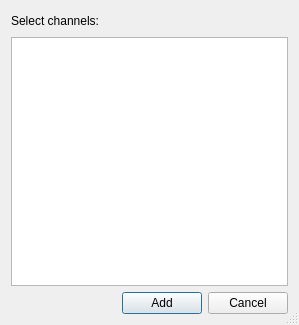
<?xml version="1.0" encoding="UTF-8"?>
<ui version="4.0">
 <class>AwAddTargetChannelsUI</class>
 <widget class="QDialog" name="AwAddTargetChannelsUI">
  <property name="geometry">
   <rect>
    <x>0</x>
    <y>0</y>
    <width>299</width>
    <height>325</height>
   </rect>
  </property>
  <property name="windowTitle">
   <string>Add targets</string>
  </property>
  <property name="windowIcon">
   <iconset resource="../../resources/AnyWave.qrc">
    <normaloff>:/images/AnyWave_logo.jpg</normaloff>:/images/AnyWave_logo.jpg</iconset>
  </property>
  <property name="sizeGripEnabled">
   <bool>true</bool>
  </property>
  <property name="modal">
   <bool>true</bool>
  </property>
  <layout class="QGridLayout" name="gridLayout">
   <item row="0" column="0">
    <layout class="QVBoxLayout" name="verticalLayout">
     <item>
      <layout class="QHBoxLayout" name="horizontalLayout">
       <item>
        <widget class="QLabel" name="label_2">
         <property name="sizePolicy">
          <sizepolicy hsizetype="Preferred" vsizetype="Fixed">
           <horstretch>0</horstretch>
           <verstretch>0</verstretch>
          </sizepolicy>
         </property>
         <property name="text">
          <string>Select channels:</string>
         </property>
        </widget>
       </item>
       <item>
        <spacer name="horizontalSpacer_2">
         <property name="orientation">
          <enum>Qt::Horizontal</enum>
         </property>
         <property name="sizeHint" stdset="0">
          <size>
           <width>40</width>
           <height>20</height>
          </size>
         </property>
        </spacer>
       </item>
      </layout>
     </item>
     <item>
      <widget class="QListWidget" name="listWidgetAvailable">
       <property name="editTriggers">
        <set>QAbstractItemView::NoEditTriggers</set>
       </property>
       <property name="selectionMode">
        <enum>QAbstractItemView::ExtendedSelection</enum>
       </property>
      </widget>
     </item>
     <item>
      <layout class="QHBoxLayout" name="horizontalLayout_2">
       <item>
        <spacer name="horizontalSpacer">
         <property name="orientation">
          <enum>Qt::Horizontal</enum>
         </property>
         <property name="sizeHint" stdset="0">
          <size>
           <width>40</width>
           <height>20</height>
          </size>
         </property>
        </spacer>
       </item>
       <item>
        <widget class="QPushButton" name="pushButton">
         <property name="text">
          <string>Add</string>
         </property>
        </widget>
       </item>
       <item>
        <widget class="QPushButton" name="pushButton_2">
         <property name="text">
          <string>Cancel</string>
         </property>
        </widget>
       </item>
      </layout>
     </item>
    </layout>
   </item>
  </layout>
 </widget>
 <layoutdefault spacing="6" margin="11"/>
 <resources>
  <include location="../../resources/AnyWave.qrc"/>
 </resources>
 <connections>
  <connection>
   <sender>pushButton</sender>
   <signal>clicked()</signal>
   <receiver>AwAddTargetChannelsUI</receiver>
   <slot>accept()</slot>
   <hints>
    <hint type="sourcelabel">
     <x>164</x>
     <y>304</y>
    </hint>
    <hint type="destinationlabel">
     <x>71</x>
     <y>300</y>
    </hint>
   </hints>
  </connection>
  <connection>
   <sender>pushButton_2</sender>
   <signal>clicked()</signal>
   <receiver>AwAddTargetChannelsUI</receiver>
   <slot>reject()</slot>
   <hints>
    <hint type="sourcelabel">
     <x>238</x>
     <y>299</y>
    </hint>
    <hint type="destinationlabel">
     <x>98</x>
     <y>305</y>
    </hint>
   </hints>
  </connection>
 </connections>
</ui>
